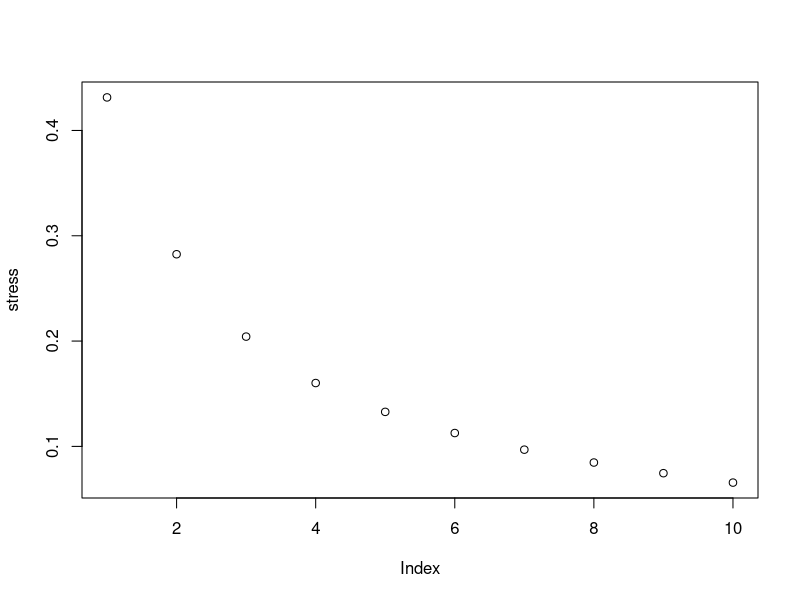
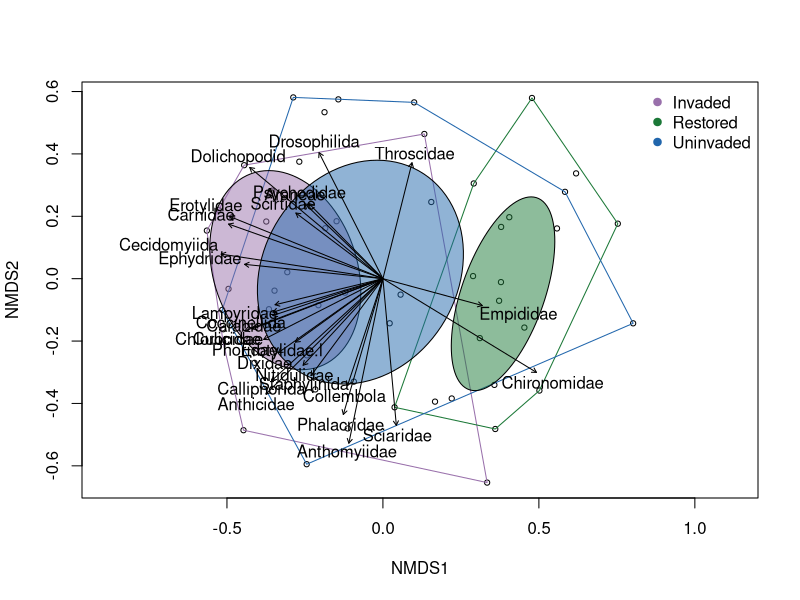
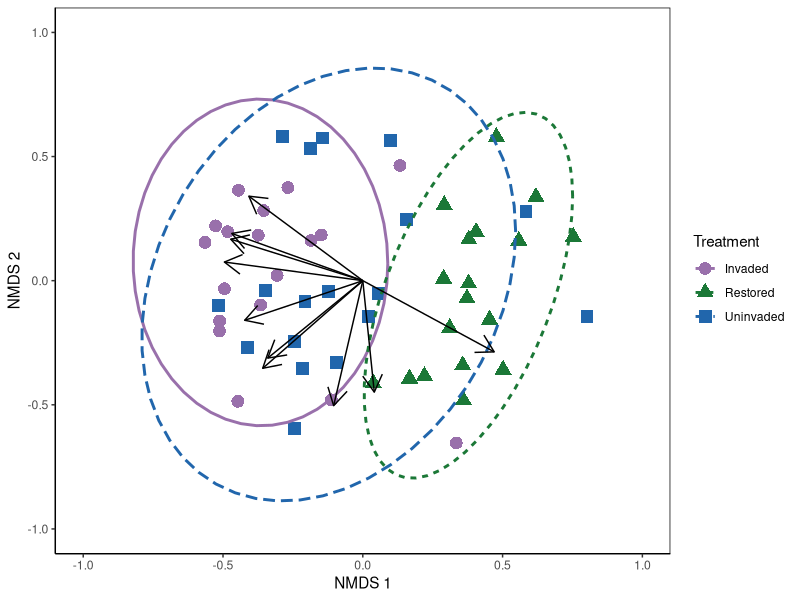
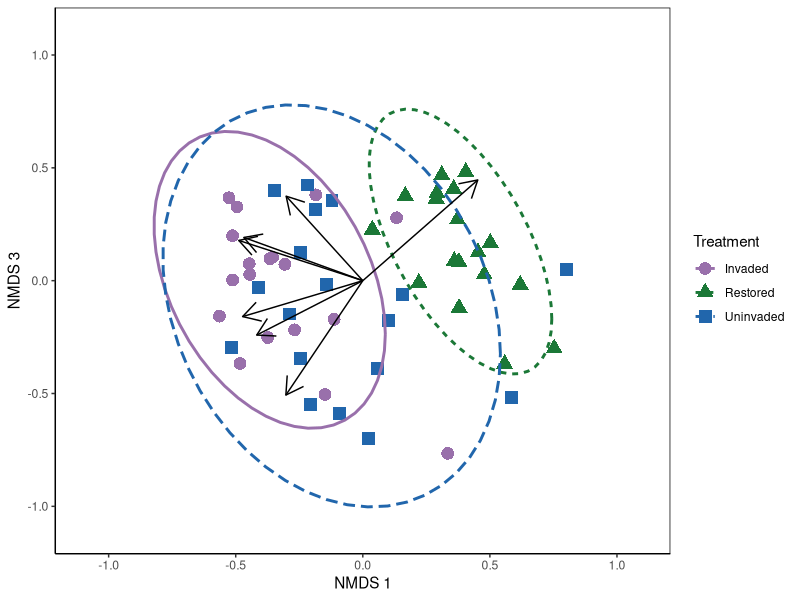
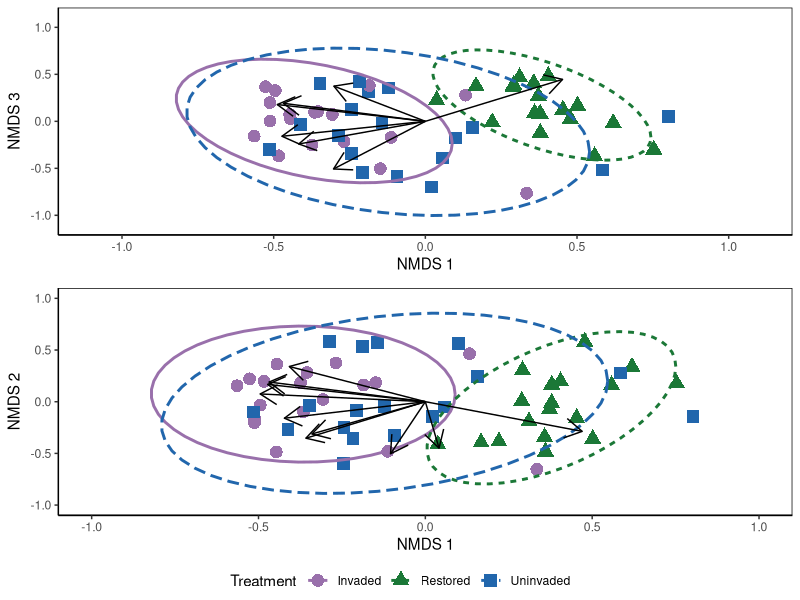

Source code (R) for these figures, in order:

library(tidyverse)
library(vegan)
library(ggpubr)

invert <- read.csv("Data/Invertebrate community.csv")

invert$Year <- as.factor(invert$Year)
str(invert)


sol <- read.csv("Data/Inverts_relmax_raresn2.csv")

bugs <- sol[,5:50]
env <- sol[,1:4]

env$TrtYr <- as.factor(env$TrtYr)
env$Treatment <- as.factor(env$Treatment)

####### NMDS ########
set.seed(120)
nms.invert <- metaMDS(bugs, distance = "bray",
                       autotransform = FALSE,
                       k = 3, trymax = 1000) 
nms.invert

#metaMDS(comm = bugs, distance = "bray", k = 3, trymax = 1000,      autotransform = FALSE) 

#global Multidimensional Scaling using monoMDS

#Data:     bugs 
#Distance: bray 

#Dimensions: 3 
#Stress:     0.2042451 
#Stress type 1, weak ties
#Two convergent solutions found after 27 tries
#Scaling: centring, PC rotation, halfchange scaling 
#Species: expanded scores based on ‘bugs’
#layout(matrix(1:2, ncol = 2))
#plot(nms.invert, main = "Invertebrate NMDS plot"); stressplot(nms.invert, main = "Shepard plot")
#layout(1)

nms.invert$iters # 85

# Goodness of fit

(g <- goodness(nms.invert)) # smaller the number the better the fit
sum(g^2)
nms.invert$stress^2  # 0.0415


## stress plot 

k_vec <- 1:10 #dim 1 - 10
stress <- numeric(length(k_vec)) # stress of each model put here
dune_dij <- metaMDSdist(bugs)
set.seed(25)
for(i in seq_along(k_vec)) {
  sol <- metaMDSiter(dune_dij, k = i,
                     trace = FALSE)
  stress[i] <- sol$stress
}

plot(stress) # 3D makes sense



## scores
scr <- as.data.frame(scores(nms.invert, display = "sites")) # extract NMDS scores

scr$site <- rownames(scr)
scr$Treatment <- env$Treatment
scr$Year <- env$Year
scr$TrtYr <- env$TrtYr

colnames(scr)
col_order <- c("site", "Treatment", "Year", "TrtYr", "NMDS1", "NMDS2", "NMDS3")

scores <- scr[, col_order] # add env variables and put them in order
scores$Year <- as.factor(scores$Year)

### Vectors 1, 2 ####
alltaxa <- envfit(nms.invert, bugs, 
                  permutations = 999, choices = c(1,2)) #looking at what taxa are correlated with axis 1, 2

alltaxa.df <- as.data.frame(alltaxa$vectors$arrows*sqrt(alltaxa$vectors$r))
alltaxa.df$species <- rownames(alltaxa.df)


alltaxa$vectors$r[alltaxa$vectors$r > 0.2] 

#Anthicidae   Erotylidae Cecidomyiida    Sciaridae Chironomidae 
#0.2527976    0.2553976    0.2508132    0.2029796    0.3025265 

#Dolichopodid     Carnidae  Chloropidae Anthomyiidae Calliphorida 
#0.2821084    0.2510678    0.2039437    0.2640309    0.2126135

corr.taxa <- bugs %>% select(Anthicidae,
                             Erotylidae,
                             Cecidomyiida,
                             Sciaridae,
                             Chironomidae,
                             Dolichopodid,
                             Carnidae,
                             Chloropidae,
                             Anthomyiidae,
                             Calliphorida)



corrtaxa <- envfit(nms.invert$points, corr.taxa, 
                  permutations = 999, choices = c(1,2))


corrtaxa

species.12 <- as.data.frame(corrtaxa$vectors$arrows*sqrt(corrtaxa$vectors$r)) #scaling vectors
species.12$species <- rownames(species.12)


#### Vectors 1, 3

alltaxa.13 <- envfit(nms.invert, bugs, 
                  permutations = 999, choices = c(1,3)) #looking at what taxa are correlated with axis 1, 2

alltaxa.13.df <- as.data.frame(alltaxa.13$vectors$arrows*sqrt(alltaxa.13$vectors$r))
alltaxa.13.df$species <- rownames(alltaxa.13.df)


alltaxa.13$vectors$r[alltaxa.13$vectors$r > 0.2] 

#Carabidae   Erotylidae   Lampyridae Cecidomyiida Chironomidae Dolichopodid 
#0.3472899    0.2545980    0.2309457    0.2695790    0.4049056    0.2324400 

#Carnidae 
#0.2484244 

corr.taxa.13 <- bugs %>% select(Carabidae,
                             Erotylidae,
                             Cecidomyiida,
                             Lampyridae,
                             Chironomidae,
                             Dolichopodid,
                             Carnidae)



corrtaxa.13 <- envfit(nms.invert$points, corr.taxa.13, 
                   permutations = 999, choices = c(1,3))


corrtaxa.13

species.13 <- as.data.frame(corrtaxa.13$vectors$arrows*sqrt(corrtaxa.13$vectors$r)) #scaling vectors
species.13$species <- rownames(species.13)



## plotting #####

# axis 1, 2 

col_vecs <- c("#762a83", "#9970ab", "#5aae61", "#1b7837","#4393c3","#2166ac") 
col_vec <- c("#9970ab", "#1b7837", "#2166ac")

ordiplot(nms.invert, choices = c(1,2), 
         type = "points",
         display = "sites")


ordihull(nms.invert, groups = env$Treatment, # ellipse hull
            col = col_vec)

ordiellipse(nms.invert, groups = env$Treatment, # st error of centroid ellipse hull
            draw = "polygon",
            col = col_vec)

lvl <- with(env, levels(Treatment))

legend("topright", legend = lvl,
       bty = "n", col = col_vec, # create the legend by hand and map colours to levels
       pch = 19)

plot(alltaxa, p.max = 0.05, col = "black")


##### tidyverse

# Axis 1, 2 

scores
species.12

invert.12 <- ggplot(data = scores,
                    aes(x = NMDS1, y = NMDS2)) +
  geom_point(data = scores, aes(x = NMDS1, y = NMDS2, colour = Treatment, shape = Treatment), size = 4) +
  stat_ellipse(data = scores, aes(x = NMDS1,y = NMDS2,linetype = Treatment, colour = Treatment), size = 1) +
  geom_segment(data = species.12, aes(x = 0, xend = MDS1, y = 0, yend = MDS2),
               arrow = arrow(length = unit(0.5, "cm")), colour = "black") +
  xlim (-1, 1) +
  ylim (-1, 1) +
  theme_classic() +
  scale_color_manual(values = c("#9970ab", "#1b7837", "#2166ac")) +
  theme(panel.border = element_rect(fill = NA)) +
  xlab("NMDS 1") +
  ylab("NMDS 2") 

invert.12

# Axis 1, 3
  
scores
species.13

invert.13 <- ggplot(data = scores,
                    aes(x = NMDS1, y = NMDS3)) +
  geom_point(data = scores, aes(x = NMDS1, y = NMDS3, colour = Treatment, shape = Treatment), size = 4) +
  stat_ellipse(data = scores, aes(x = NMDS1,y = NMDS3,linetype = Treatment, colour = Treatment), size = 1) +
  geom_segment(data = species.13, aes(x = 0, xend = MDS1, y = 0, yend = MDS3),
               arrow = arrow(length = unit(0.5, "cm")), colour = "black") +
  xlim (-1.1, 1.1) +
  ylim (-1.1, 1.1) +
  theme_classic() +
  scale_color_manual(values = c("#9970ab", "#1b7837", "#2166ac")) +
  theme(panel.border = element_rect(fill = NA)) +
  xlab("NMDS 1") +
  ylab("NMDS 3") 

invert.13

NMDS.inv <- ggarrange(invert.13, invert.12,
          nrow = 2,
          common.legend = TRUE,
          legend = "bottom")

ggsave("Figures/NMDS_invertebrate.jpeg", NMDS.inv)
